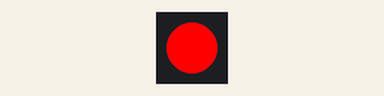
This program was run on a simulated MicroPython board. Parts: 1 RGB LEDs in strip order, left to right.

Above: at 1.0 s.
At 3.0 s:
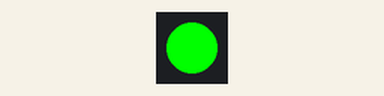
At 5.0 s:
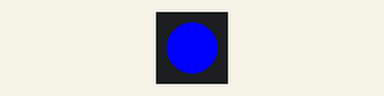
Timing chart, 0 to 7.8 s (numbered marks = the images above):
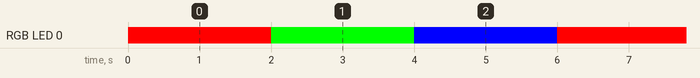

The program:

main.py
```python
from machine import Pin
from neopixel import NeoPixel
import time


RED = (255, 0, 0)
GREEN = (0, 255, 0)
BLUE = (0, 0, 255)
OFF = (0, 0, 0)

# look at the microcontroller schematic to find the pin numbers
rgb = Pin(8, Pin.OUT)
np = NeoPixel(rgb, 1)

try:
    while True:
        np[0] = RED
        np.write()
        time.sleep(2)

        np.write()
        np[0] = GREEN
        np.write()
        time.sleep(2)

        np[0] = BLUE
        np.write()
        time.sleep(2)

except KeyboardInterrupt:
    # turn LED off
    np[0] = OFF
    np.write()

# stop the script by pressing ctrl-C in the shell
```

Measured:
- by itself, RGB LED 0: repeats every 6.0 s: RGB(0, 255, 0) 2.0 s, RGB(0, 0, 255) 2.0 s, RGB(255, 0, 0) 2.0 s
- by itself, everything shown: repeats every 6.0 s, in 3 steps
